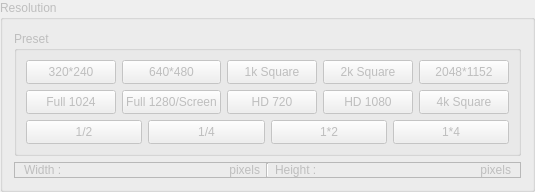
         <widget class="QGroupBox" name="resolution_GB">
          <property name="enabled">
           <bool>false</bool>
          </property>
          <property name="minimumSize">
           <size>
            <width>0</width>
            <height>0</height>
           </size>
          </property>
          <property name="maximumSize">
           <size>
            <width>16777215</width>
            <height>16777215</height>
           </size>
          </property>
          <property name="title">
           <string>Resolution</string>
          </property>
          <property name="flat">
           <bool>false</bool>
          </property>
          <property name="checkable">
           <bool>false</bool>
          </property>
          <property name="checked">
           <bool>false</bool>
          </property>
          <layout class="QVBoxLayout" name="verticalLayout_3">
           <item>
            <widget class="QGroupBox" name="groupBox_2">
             <property name="title">
              <string>Preset</string>
             </property>
             <layout class="QVBoxLayout" name="verticalLayout_2">
              <item>
               <layout class="QGridLayout" name="gridLayout">
                <property name="sizeConstraint">
                 <enum>QLayout::SetDefaultConstraint</enum>
                </property>
                <item row="0" column="0">
                 <widget class="QPushButton" name="preset01_PB">
                  <property name="minimumSize">
                   <size>
                    <width>90</width>
                    <height>24</height>
                   </size>
                  </property>
                  <property name="text">
                   <string>320*240</string>
                  </property>
                 </widget>
                </item>
                <item row="0" column="1">
                 <widget class="QPushButton" name="preset02_PB">
                  <property name="minimumSize">
                   <size>
                    <width>90</width>
                    <height>24</height>
                   </size>
                  </property>
                  <property name="text">
                   <string>640*480</string>
                  </property>
                 </widget>
                </item>
                <item row="0" column="3">
                 <widget class="QPushButton" name="preset04_PB">
                  <property name="minimumSize">
                   <size>
                    <width>90</width>
                    <height>24</height>
                   </size>
                  </property>
                  <property name="text">
                   <string>2k Square</string>
                  </property>
                 </widget>
                </item>
                <item row="0" column="4">
                 <widget class="QPushButton" name="preset05_PB">
                  <property name="minimumSize">
                   <size>
                    <width>90</width>
                    <height>24</height>
                   </size>
                  </property>
                  <property name="text">
                   <string>2048*1152</string>
                  </property>
                 </widget>
                </item>
                <item row="0" column="2">
                 <widget class="QPushButton" name="preset03_PB">
                  <property name="minimumSize">
                   <size>
                    <width>90</width>
                    <height>24</height>
                   </size>
                  </property>
                  <property name="text">
                   <string>1k Square</string>
                  </property>
                 </widget>
                </item>
                <item row="1" column="0">
                 <widget class="QPushButton" name="preset06_PB">
                  <property name="minimumSize">
                   <size>
                    <width>90</width>
                    <height>24</height>
                   </size>
                  </property>
                  <property name="text">
                   <string>Full 1024</string>
                  </property>
                 </widget>
                </item>
                <item row="1" column="1">
                 <widget class="QPushButton" name="preset07_PB">
                  <property name="minimumSize">
                   <size>
                    <width>90</width>
                    <height>24</height>
                   </size>
                  </property>
                  <property name="text">
                   <string>Full 1280/Screen</string>
                  </property>
                 </widget>
                </item>
                <item row="1" column="2">
                 <widget class="QPushButton" name="preset08_PB">
                  <property name="minimumSize">
                   <size>
                    <width>90</width>
                    <height>24</height>
                   </size>
                  </property>
                  <property name="text">
                   <string>HD 720</string>
                  </property>
                 </widget>
                </item>
                <item row="1" column="3">
                 <widget class="QPushButton" name="preset09_PB">
                  <property name="minimumSize">
                   <size>
                    <width>90</width>
                    <height>24</height>
                   </size>
                  </property>
                  <property name="text">
                   <string>HD 1080</string>
                  </property>
                 </widget>
                </item>
                <item row="1" column="4">
                 <widget class="QPushButton" name="preset10_PB">
                  <property name="minimumSize">
                   <size>
                    <width>90</width>
                    <height>24</height>
                   </size>
                  </property>
                  <property name="text">
                   <string>4k Square</string>
                  </property>
                 </widget>
                </item>
               </layout>
              </item>
              <item>
               <layout class="QHBoxLayout" name="horizontalLayout_7">
                <item>
                 <widget class="QPushButton" name="resolutionC1_PB">
                  <property name="minimumSize">
                   <size>
                    <width>0</width>
                    <height>24</height>
                   </size>
                  </property>
                  <property name="text">
                   <string>1/2</string>
                  </property>
                 </widget>
                </item>
                <item>
                 <widget class="QPushButton" name="resolutionC2_PB">
                  <property name="minimumSize">
                   <size>
                    <width>0</width>
                    <height>24</height>
                   </size>
                  </property>
                  <property name="text">
                   <string>1/4</string>
                  </property>
                 </widget>
                </item>
                <item>
                 <widget class="QPushButton" name="resolutionC3_PB">
                  <property name="minimumSize">
                   <size>
                    <width>0</width>
                    <height>24</height>
                   </size>
                  </property>
                  <property name="text">
                   <string>1*2</string>
                  </property>
                 </widget>
                </item>
                <item>
                 <widget class="QPushButton" name="resolutionC4_PB">
                  <property name="minimumSize">
                   <size>
                    <width>0</width>
                    <height>24</height>
                   </size>
                  </property>
                  <property name="text">
                   <string>1*4</string>
                  </property>
                 </widget>
                </item>
               </layout>
              </item>
             </layout>
            </widget>
           </item>
           <item>
            <widget class="QFrame" name="frame_9">
             <property name="maximumSize">
              <size>
               <width>16777215</width>
               <height>16777215</height>
              </size>
             </property>
             <property name="frameShape">
              <enum>QFrame::StyledPanel</enum>
             </property>
             <property name="frameShadow">
              <enum>QFrame::Raised</enum>
             </property>
             <layout class="QHBoxLayout" name="horizontalLayout">
              <property name="spacing">
               <number>6</number>
              </property>
              <property name="leftMargin">
               <number>9</number>
              </property>
              <property name="topMargin">
               <number>0</number>
              </property>
              <property name="bottomMargin">
               <number>0</number>
              </property>
              <item>
               <widget class="QLabel" name="label">
                <property name="minimumSize">
                 <size>
                  <width>0</width>
                  <height>0</height>
                 </size>
                </property>
                <property name="text">
                 <string>Width :</string>
                </property>
               </widget>
              </item>
              <item>
               <widget class="QFrame" name="frame_2">
                <property name="minimumSize">
                 <size>
                  <width>80</width>
                  <height>0</height>
                 </size>
                </property>
                <property name="maximumSize">
                 <size>
                  <width>80</width>
                  <height>40</height>
                 </size>
                </property>
                <property name="frameShape">
                 <enum>QFrame::NoFrame</enum>
                </property>
                <property name="frameShadow">
                 <enum>QFrame::Raised</enum>
                </property>
                <layout class="QVBoxLayout" name="verticalLayout_6">
                 <property name="spacing">
                  <number>0</number>
                 </property>
                 <property name="margin">
                  <number>0</number>
                 </property>
                </layout>
               </widget>
              </item>
              <item>
               <widget class="QLabel" name="pixelsW_LB">
                <property name="minimumSize">
                 <size>
                  <width>30</width>
                  <height>0</height>
                 </size>
                </property>
                <property name="maximumSize">
                 <size>
                  <width>30</width>
                  <height>16777215</height>
                 </size>
                </property>
                <property name="layoutDirection">
                 <enum>Qt::LeftToRight</enum>
                </property>
                <property name="text">
                 <string>pixels</string>
                </property>
                <property name="alignment">
                 <set>Qt::AlignRight|Qt::AlignTrailing|Qt::AlignVCenter</set>
                </property>
               </widget>
              </item>
              <item>
               <widget class="Line" name="line_3">
                <property name="orientation">
                 <enum>Qt::Vertical</enum>
                </property>
               </widget>
              </item>
              <item>
               <widget class="QLabel" name="label_3">
                <property name="minimumSize">
                 <size>
                  <width>70</width>
                  <height>0</height>
                 </size>
                </property>
                <property name="text">
                 <string>Height :</string>
                </property>
               </widget>
              </item>
              <item>
               <widget class="QFrame" name="frame_3">
                <property name="minimumSize">
                 <size>
                  <width>80</width>
                  <height>0</height>
                 </size>
                </property>
                <property name="maximumSize">
                 <size>
                  <width>80</width>
                  <height>40</height>
                 </size>
                </property>
                <property name="frameShape">
                 <enum>QFrame::NoFrame</enum>
                </property>
                <property name="frameShadow">
                 <enum>QFrame::Raised</enum>
                </property>
                <layout class="QVBoxLayout" name="verticalLayout_7">
                 <property name="spacing">
                  <number>0</number>
                 </property>
                 <property name="margin">
                  <number>0</number>
                 </property>
                </layout>
               </widget>
              </item>
              <item>
               <widget class="QLabel" name="pixelsH_LB">
                <property name="minimumSize">
                 <size>
                  <width>30</width>
                  <height>0</height>
                 </size>
                </property>
                <property name="maximumSize">
                 <size>
                  <width>30</width>
                  <height>16777215</height>
                 </size>
                </property>
                <property name="text">
                 <string>pixels</string>
                </property>
                <property name="alignment">
                 <set>Qt::AlignRight|Qt::AlignTrailing|Qt::AlignVCenter</set>
                </property>
               </widget>
              </item>
             </layout>
            </widget>
           </item>
          </layout>
         </widget>
